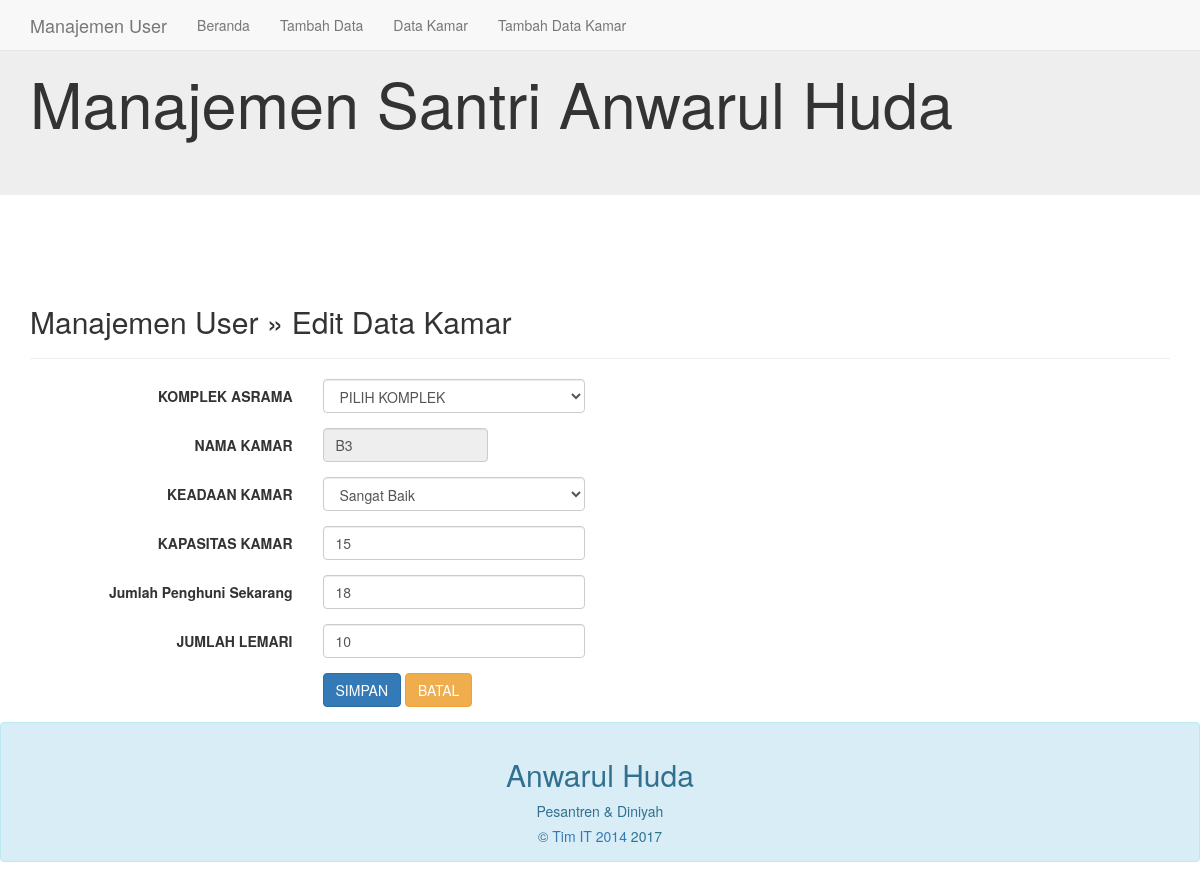
Screenshot of /edit_kamar.php?namakamar=B3 with the database file from the repository.
### tables this page shows
CREATE TABLE `data_kamar` (
  `nama_komplek` varchar(100) NOT NULL,
  `nama_kamar` varchar(100) NOT NULL DEFAULT '',
  `keadaan_kamar` varchar(100) NOT NULL,
  `kapasitas` int(11) NOT NULL,
  `penghuni_sekarang` int(11) NOT NULL,
  `jumlah_lemari` int(11) NOT NULL,
  `id_kamar` int(11) NOT NULL,
  `id_komplek` int(11) NOT NULL
);

### edit_kamar.php (the view, shortened to what this page needs)
<?php
include("koneksi.php");
?>
<!DOCTYPE html>
<html lang="en">
<head>
	<link href="css/bootstrap.min.css" rel="stylesheet">
	<link href="css/bootstrap-datepicker.css" rel="stylesheet">
</head>
<body>
	<header>
		<div class="jumbotron" >
			<div class="container" >
				<h1> Manajemen Santri Anwarul Huda</h1>
			</div>
		</div>
	</header>
	<nav class="navbar navbar-default navbar-fixed-top">
		<div class="container">
			<div class="navbar-header">
				<a class="navbar-brand hidden-xs hidden-sm" href="#">Manajemen User</a>
			</div>
			<div id="navbar" class="navbar-collapse collapse">
				<ul class="nav navbar-nav">
					<li><a href="index.php">Beranda</a></li>
					<li><a href="add.php">Tambah Data</a></li>
					<li><a href="datakamar.php">Data Kamar</a></li>
					<li><a href="add_kamar.php">Tambah Data Kamar</a></li>
				</ul>
			</div>
		</div>
	</nav>
	<div class="container">
		<div class="content">
			<h2>Manajemen User &raquo; Edit Data Kamar</h2>
			<hr />
			<?php
			$namakamar = $_GET['namakamar'];
			$sql = mysqli_query($koneksi, "SELECT * FROM data_kamar WHERE nama_kamar='$namakamar'");
			if(mysqli_num_rows($sql) == 0){
				header("Location: datakamar.php");
			}else{
				$row = mysqli_fetch_assoc($sql);
			}
			?>
			<form class="form-horizontal" action="" method="post">
				<div class="form-group">
					<label class="col-sm-3 control-label">KOMPLEK ASRAMA</label>
					<div class="col-sm-3">
						<select name="nama_komplek" class="form-control" required>
							<option value = ''>PILIH KOMPLEK</option>
						</select>
					</div>
				</div>
				<div class="form-group">
					<label class="col-sm-3 control-label">NAMA KAMAR</label>
					<div class="col-sm-2">
						<input type="text" name="nama_kamar" class="form-control" placeholder="Nama Kamar"  value="<?php echo $row['nama_kamar']; ?>" placeholder="Nama Kamar" disabled>
					</div>
				</div>
				<div class="form-group">
					<label class="col-sm-3 control-label">KEADAAN KAMAR</label>
					<div class="col-sm-3">
						<select name="keadaan_kamar" id="komplek"class="form-control" required>
							<option value = 'Sangat Baik'<?php if($row['keadaan_kamar'] == 'Sangat Baik'){ echo 'selected'; } ?>>Sangat Baik</option>
						</select>
					</div>
				</div>
				<div class="form-group">
					<label class="col-sm-3 control-label">KAPASITAS KAMAR</label>
					<div class="col-sm-3">
						<input type="text" name="kapasitas" class="form-control" placeholder="Kapasitas Kamar" value="<?php echo $row['kapasitas']; ?>" placeholder="Kapasitas Kamar" required>
					</div>
				</div>
				<div class="form-group">
					<label class="col-sm-3 control-label">Jumlah Penghuni Sekarang</label>
					<div class="col-sm-3">
						<input type="text" name="penghuni_sekarang" class="form-control" placeholder="Jumlah Penghuni Sekarang" value="<?php echo $row['penghuni_sekarang']; ?>" placeholder="Jumlah Penghuni Saat Ini" required>
					</div>
				</div>
				<div class="form-group">
					<label class="col-sm-3 control-label">JUMLAH LEMARI</label>
					<div class="col-sm-3">
						<input type="text" name="jumlah_lemari" class="form-control" placeholder="Jumlah Lemari" value="<?php echo $row['jumlah_lemari']; ?>" placeholder="Jumlah Lemari" required>
					</div>
				</div>
				<div class="form-group">
					<label class="col-sm-3 control-label">&nbsp;</label>
					<div class="col-sm-6">
						<input type="submit" name="save" class="btn btn-primary" value="SIMPAN">
						<a href="datakamar.php" class="btn btn-warning">BATAL</a>
					</div>
				</div>
			</form>
		</div>
	</div>
	<div class="row-fluid">
			<div class="span12">
			  <div class="row-fluid">
				<div class="alert alert-info">
				  <h2 align="center">Anwarul Huda</h2>
				  <p class="text-info" align="center">Pesantren & Diniyah</p>
				  <p align="center">&copy; <a href="http://kureview">Tim IT 2014</a>&nbsp<?php echo date("Y");?></p>
				</div>
			  </div>
			</div>
	</div>
</body>
</html>

### edit_kamar.php (style rules this page uses)
.content { margin-top: 80px; }

### rows the page displays
data_kamar: nama_kamar "B3", keadaan_kamar "Sangat Baik", kapasitas "15", penghuni_sekarang "18", jumlah_lemari "10"
